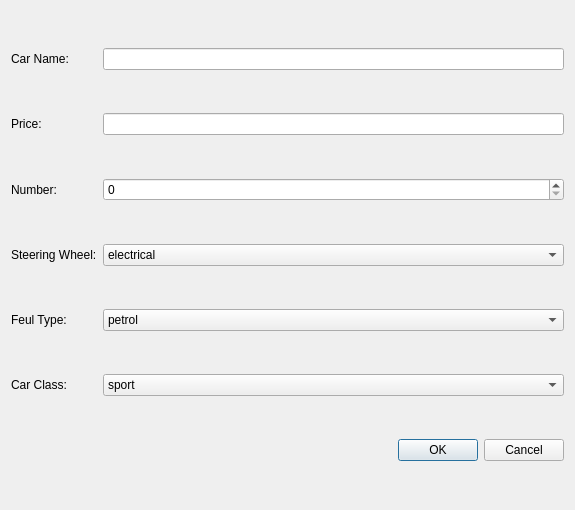
<?xml version="1.0" encoding="UTF-8"?>
<ui version="4.0">
 <class>addCar</class>
 <widget class="QDialog" name="addCar">
  <property name="geometry">
   <rect>
    <x>0</x>
    <y>0</y>
    <width>575</width>
    <height>510</height>
   </rect>
  </property>
  <property name="windowTitle">
   <string>Dialog</string>
  </property>
  <layout class="QGridLayout" name="gridLayout">
   <item row="1" column="2">
    <widget class="QLineEdit" name="price_lineEdit"/>
   </item>
   <item row="5" column="2">
    <widget class="QComboBox" name="class_comboBox">
     <item>
      <property name="text">
       <string>sport</string>
      </property>
     </item>
     <item>
      <property name="text">
       <string>superSport</string>
      </property>
     </item>
    </widget>
   </item>
   <item row="6" column="2">
    <widget class="QDialogButtonBox" name="buttonBox">
     <property name="orientation">
      <enum>Qt::Horizontal</enum>
     </property>
     <property name="standardButtons">
      <set>QDialogButtonBox::Cancel|QDialogButtonBox::Ok</set>
     </property>
    </widget>
   </item>
   <item row="3" column="2">
    <widget class="QComboBox" name="steering_comboBox">
     <item>
      <property name="text">
       <string>electrical</string>
      </property>
     </item>
     <item>
      <property name="text">
       <string>hydrolic</string>
      </property>
     </item>
    </widget>
   </item>
   <item row="0" column="2">
    <widget class="QLineEdit" name="name_lineEdit"/>
   </item>
   <item row="4" column="0">
    <widget class="QLabel" name="label_5">
     <property name="text">
      <string>Feul Type:</string>
     </property>
    </widget>
   </item>
   <item row="0" column="0">
    <widget class="QLabel" name="label">
     <property name="text">
      <string>Car Name:</string>
     </property>
    </widget>
   </item>
   <item row="1" column="0">
    <widget class="QLabel" name="label_2">
     <property name="text">
      <string>Price:</string>
     </property>
    </widget>
   </item>
   <item row="2" column="0">
    <widget class="QLabel" name="label_3">
     <property name="text">
      <string>Number:</string>
     </property>
    </widget>
   </item>
   <item row="4" column="2">
    <widget class="QComboBox" name="feul_comboBox">
     <item>
      <property name="text">
       <string>petrol</string>
      </property>
     </item>
     <item>
      <property name="text">
       <string>gasloine</string>
      </property>
     </item>
     <item>
      <property name="text">
       <string>gas </string>
      </property>
     </item>
     <item>
      <property name="text">
       <string>petrol and gasoline</string>
      </property>
     </item>
     <item>
      <property name="text">
       <string/>
      </property>
     </item>
    </widget>
   </item>
   <item row="5" column="0">
    <widget class="QLabel" name="label_6">
     <property name="text">
      <string>Car Class:</string>
     </property>
    </widget>
   </item>
   <item row="3" column="0">
    <widget class="QLabel" name="label_4">
     <property name="text">
      <string>Steering Wheel:</string>
     </property>
    </widget>
   </item>
   <item row="2" column="2">
    <widget class="QSpinBox" name="number_spinBox"/>
   </item>
  </layout>
 </widget>
 <resources/>
 <connections>
  <connection>
   <sender>buttonBox</sender>
   <signal>accepted()</signal>
   <receiver>addCar</receiver>
   <slot>accept()</slot>
   <hints>
    <hint type="sourcelabel">
     <x>248</x>
     <y>254</y>
    </hint>
    <hint type="destinationlabel">
     <x>157</x>
     <y>274</y>
    </hint>
   </hints>
  </connection>
  <connection>
   <sender>buttonBox</sender>
   <signal>rejected()</signal>
   <receiver>addCar</receiver>
   <slot>reject()</slot>
   <hints>
    <hint type="sourcelabel">
     <x>316</x>
     <y>260</y>
    </hint>
    <hint type="destinationlabel">
     <x>286</x>
     <y>274</y>
    </hint>
   </hints>
  </connection>
 </connections>
</ui>
